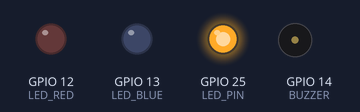
Bench run of a sketch on a simulated ESP32. On the bench: output pins drawn as LEDs (lit = HIGH), buzzer (waves = sounding, pin HIGH). What the sketch prints to the serial monitor is not drawn.

Above: at 0.5 s.
At 6.0 s:
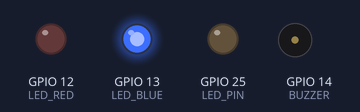
At 8.5 s:
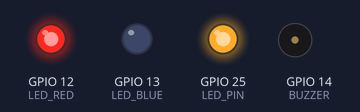
At 10.5 s:
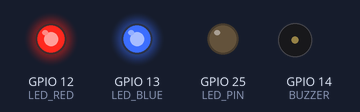
At 12.5 s:
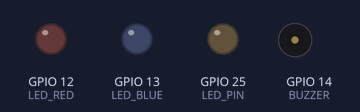
At 15.5 s:
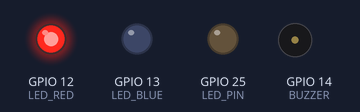
Timing chart, 0 to 18.2 s (numbered marks = the images above):
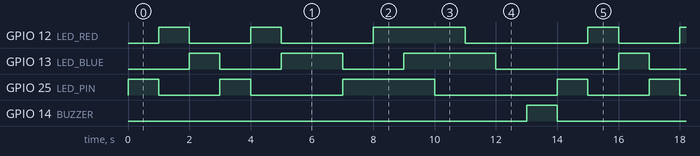

Measured:
- by itself, GPIO 12 (LED_RED), GPIO 25 (LED_PIN): repeats every 14.0 s: LOW 2.0 s, HIGH 1.0 s, LOW 3.0 s, HIGH 3.0 s, LOW 4.0 s, HIGH 1.0 s
- by itself, GPIO 13 (LED_BLUE): repeats every 14.0 s: LOW 2.0 s, HIGH 2.0 s, LOW 2.0 s, HIGH 3.0 s, LOW 4.0 s, HIGH 1.0 s
- by itself, GPIO 14 (BUZZER): alternates HIGH for 1.0 s and LOW for 13.0 s

The sketch:

Ejercicio_1.ino
```cpp
//test commit changes

#define LED_PIN 25
#define LED_RED 12
#define LED_BLUE 13
#define BUZZER 14

int ledsEj1_2[3] = {0,0,0};

void setup() {
  Serial.begin(9600);
  Serial.println("\nBooting device...");

  pinMode(LED_PIN, OUTPUT); // Pinout as output
  pinMode(LED_RED, OUTPUT); // Pinout as output
  pinMode(LED_BLUE, OUTPUT); // Pinout as output
  pinMode(BUZZER, OUTPUT); // Pinout as output

}

void loop() {
  //loop_ejercicio1_1();
  //loop_ejercicio1_2();
  loop_ejercicio1_3();
  }

void loop_ejercicio1_1() {
  setColor("red");
  delay(1000);
  setColor("green");
  delay(1000);
  setColor("blue");
  delay(1000);
}

void loop_ejercicio1_2(){
  for (int i = 0; i < 3; i++) {
      if (ledsEj1_2[i] == 0) {
        ledsEj1_2[i] = 1;
        setRGB(ledsEj1_2[0], ledsEj1_2[1], ledsEj1_2[2]);
        delay(1000);
      } else {
        ledsEj1_2[i] = 0;
        setRGB(ledsEj1_2[0], ledsEj1_2[1], ledsEj1_2[2]);
        delay(1000);
      }
    }
  }

void loop_ejercicio1_3(){
  loop_ejercicio1_1();
  loop_ejercicio1_1();
  delay(1000);
  loop_ejercicio1_2();
  loop_ejercicio1_2();
  digitalWrite(BUZZER, HIGH);
  delay(1000);
  digitalWrite(BUZZER, LOW);
  }

/* Additional functions */
void setRGB(int R, int G, int B) {
  digitalWrite(LED_PIN, R);
  digitalWrite(LED_RED, G);
  digitalWrite(LED_BLUE, B);
}

void setColor(const char* color) {
  if (color == "red") {
    setRGB(1, 0, 0);
  } else if (color == "green") {
    setRGB(0, 1, 0);
  } else if (color == "blue") {
    setRGB(0, 0, 1);
  }
}
```
